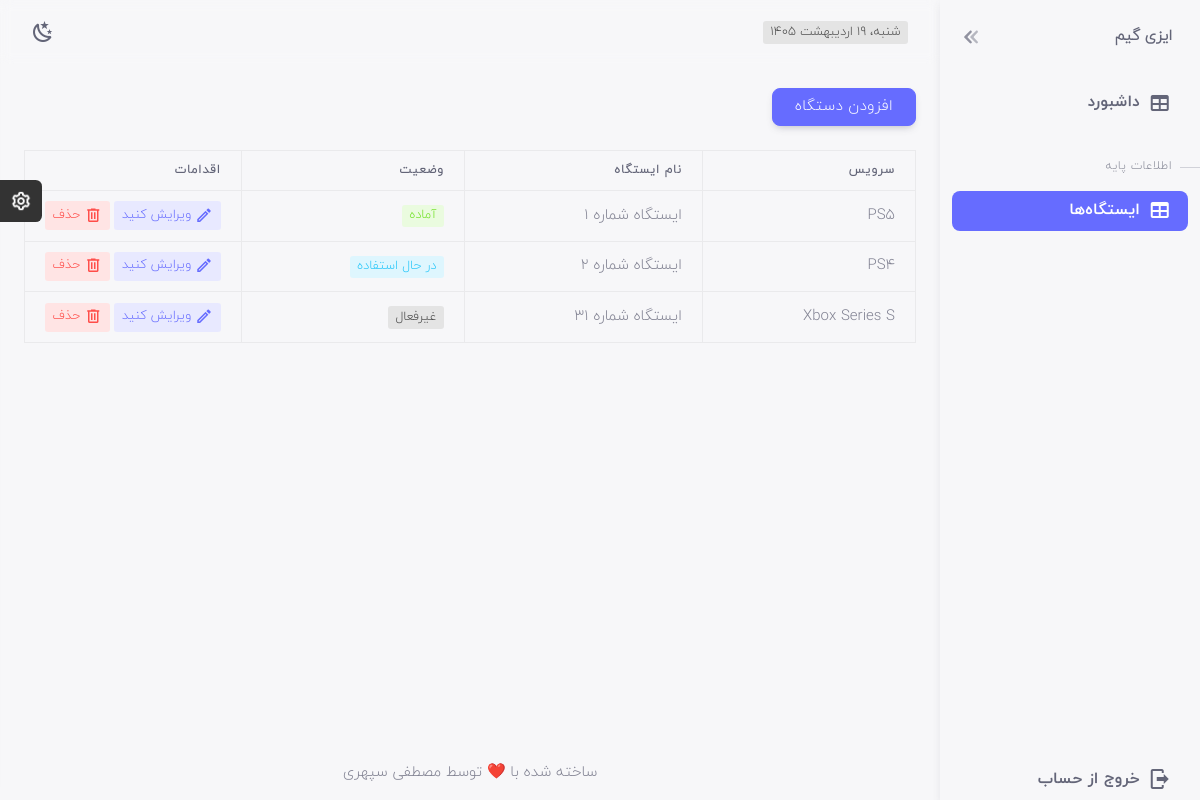
/base-informations/ (signed in), run on the app's committed database.
### gamenets/models.py (models this page shows)
class GameNet(models.Model):
    user = models.OneToOneField(
        User,
        on_delete=models.CASCADE,
        related_name='gamenet',
    )
    name = models.CharField(max_length=100)
    address = models.TextField(blank=True)
    phone = models.CharField(max_length=20, blank=True)
    created_at = models.DateTimeField(auto_now_add=True)
    def __str__(self):
        return self.name

### stations/models.py (models this page shows, shortened)
class Station(models.Model):
    gamenet = models.ForeignKey(GameNet, on_delete=models.CASCADE)
    STATUS_CHOICES = [
    ("free", "فعال"),
    ("playing", "در حال استفاده"),
    ("offline", "غیرفعال"),
    ]
    name = models.CharField(max_length=60)
    station_type = models.CharField(max_length=20)  # PC / PS5 / Xbox
    status = models.CharField(
    max_length=20,
    choices=STATUS_CHOICES,
    default="free"
    )

### stations/views.py (the view)
# urls.py: path('', station_view, name='index'),
@login_required
def station_view(request):
    gamenet = request.user.gamenet
    if request.method == "POST":
        form = StationForm(request.POST)
        if form.is_valid():
            station = form.save(commit=False)
            station.gamenet = gamenet
            station.save()
            messages.success(request, 'ایستگاه افزوده شد!')
            return redirect('stations:index')
    else:
        form = StationForm()
    stations = Station.objects.filter(gamenet=gamenet)
    context = {'form': form, 'stations': stations}
    return render(request, 'stations/index.html', context)

### templates/stations/index.html (shortened to what this page needs)
{% extends 'base.html' %}
{% load static %}
{% block b %}
  active
{% endblock %}
{% block content %}
  <div class="container-xxl flex-grow-1 container-p-y">
    <div class="toast-container position-fixed bottom-0 end-0 p-3">
    </div>
    <div class="col">
      <button type="button" class="btn btn-primary waves-effect waves-light mb-4" data-bs-toggle="modal" data-bs-target="#onboardImageChange">افزودن دستگاه</button>
      <div class="table-responsive text-nowrap">
        {% if stations %}
          <table class="table table-bordered">
            <thead>
              <tr>
                <th>سرویس</th>
                <th>نام ایستگاه</th>
                <th>وضعیت</th>
                <th>اقدامات</th>
              </tr>
            </thead>
            <tbody id="stationsTable">
              {% for station in stations %}
                <tr>
                  <td>{{ station.station_type }}</td>
                  <td>{{ station.name }}</td>
                  <td>
                    {% if station.status == 'free' %}
                      <span class="badge bg-label-success me-1">آماده</span>
                    {% elif station.status == 'playing' %}
                      <span class="badge bg-label-info me-1">در حال استفاده</span>
                    {% else %}
                      <span class="badge bg-label-dark me-1">غیرفعال</span>
                    {% endif %}
                  </td>
                  <td style="width:150px;">
                    <a class="badge bg-label-primary edit-btn" href="#" data-bs-toggle="modal" data-bs-target="#onboardImageEdit" data-id="{{ station.id }}" data-name="{{ station.name }}" data-type="{{ station.station_type }}" data-status="{{ station.status }}"><i class="mdi mdi-pencil-outline me-1"></i>ویرایش کنید</a>
                    <a class="badge bg-label-danger del-btn" data-bs-toggle="modal" data-bs-target="#onboardImageDelete" href="javascript:void(0);" data-id="{{ station.id }}" data-name="{{ station.name }}"><i class="mdi mdi-trash-can-outline me-1"></i>حذف</a>
                  </td>
                </tr>
              {% endfor %}
            </tbody>
          </table>
        {% else %}
          <div class="alert alert-primary" role="alert">ایستگاه تعریف نشده!</div>
        {% endif %}
      </div>
    </div>
  </div>
{% endblock %}

### templates/base.html (shortened to what this page needs)
{% load static %}
<!DOCTYPE html>
<html lang="en" class="light-style layout-navbar-fixed layout-menu-fixed" dir="rtl" data-theme="theme-default"
  data-assets-path="{% static '' %}" data-template="vertical-menu-template">
<head>
  <link rel="stylesheet" href="{% static 'vendor/fonts/materialdesignicons.css' %}">
  <link rel="stylesheet" href="{% static 'vendor/fonts/fontawesome.css' %}">
  <link rel="stylesheet" href="{% static 'vendor/libs/node-waves/node-waves.css' %}">
  <link rel="stylesheet" href="{% static 'vendor/css/rtl/core.css' %}" class="template-customizer-core-css">
  <link rel="stylesheet" href="{% static 'vendor/css/rtl/theme-default.css' %}" class="template-customizer-theme-css">
  <link rel="stylesheet" href="{% static 'css/demo.css' %}">
  <link rel="stylesheet" href="{% static 'vendor/libs/perfect-scrollbar/perfect-scrollbar.css' %}">
  <link rel="stylesheet" href="{% static 'vendor/libs/typeahead-js/typeahead.css' %}">
  <link rel="stylesheet" href="{% static 'vendor/libs/select2/select2.css' %}">
  <link rel="stylesheet" href="{% static 'vendor/libs/tagify/tagify.css' %}">
  <link rel="stylesheet" href="{% static 'vendor/libs/bootstrap-select/bootstrap-select.css' %}">
  <link rel="stylesheet" href="{% static 'vendor/libs/typeahead-js/typeahead.css' %}">
  <link rel="stylesheet" href="{% static 'vendor/libs/sweetalert2/sweetalert2.css' %}">
  <link rel="stylesheet" href="{% static 'vendor/libs/flatpickr/flatpickr.css' %}">
  <link rel="stylesheet" href="{% static 'vendor/libs/datatables-bs5/datatables.bootstrap5.css' %}">
  <link rel="stylesheet" href="{% static 'vendor/libs/datatables-responsive-bs5/responsive.bootstrap5.css' %}">
</head>
<body>
  <div class="layout-wrapper layout-content-navbar">
    <div class="layout-container">
      <aside id="layout-menu" class="layout-menu menu-vertical menu bg-menu-theme shadow">
        <div class="app-brand mt-4 mb-4">
          <a href="index.html" class="app-brand-link"><span class="app-brand-text menu-text fw-bold ms-2">{{request.user.gamenet}}</span></a><a
            href="javascript:void(0);" class="layout-menu-toggle menu-link text-large ms-auto"></a>
        </div>
        <ul class="menu-inner py-1">
          <li class="menu-item {% block a%}{% endblock %}"><a href="{% url 'sessions_app:index' %}" class="menu-link"><i class="menu-icon tf-icons mdi mdi-table"></i>
              <div>داشبورد</div>
            </a></li>
            <li class="menu-header fw-light mt-4"><span class="menu-header-text">اطلاعات پایه</span></li>
            <li class="menu-item {% block b%}{% endblock %}"><a href="{% url 'stations:index' %}" class="menu-link"><i class="menu-icon tf-icons mdi mdi-table"></i>
              <div>ایستگاه‌ها</div>
            </a></li>
        </ul>
        <li class="menu-item"><a href="#" target="_blank" class="menu-link"><i
              class="menu-icon tf-icons mdi mdi-logout"></i>
            <div>خروج از حساب</div>
          </a></li>
      </aside>
      <div class="layout-page">
        <nav class="layout-navbar navbar navbar-expand-xl align-items-center bg-navbar-theme" id="layout-navbar">
          <div class="container-xxl">
            <div class="demo d-none d-xl-flex py-0 me-4">
              <span class="nav-item me-2 ms-2 badge bg-label-dark" id="date"></span>
            </div>
            <div class="navbar-nav-right d-flex align-items-center" id="navbar-collapse">
              <ul class="navbar-nav flex-row align-items-center ms-auto">
                <li class="nav-item me-1 me-xl-0"><a
                    class="nav-link btn btn-text-secondary rounded-pill btn-icon style-switcher-toggle hide-arrow"
                    href="javascript:void(0);"><i class="mdi mdi-24px"></i></a></li>
              </ul>
            </div>
          </div>
        </nav>
        {% block content %}{% endblock %}
        <footer class="content-footer footer bg-footer-theme">
          <div class="container-xxl">
            <div
              class="footer-container d-flex align-items-center justify-content-center py-3 flex-md-row flex-column">
              <div class="mb-2 mb-md-0">ساخته شده با<span class="text-danger"> ❤️</span> توسط <a href="#"
                  target="_blank" class="footer-link fw-medium">مصطفی سپهری</a>
              </div>
            </div>
          </div>
        </footer>
      </div>
    </div>
  </div>
</body>
</html>

### static/csss/demo.css (style rules this page uses)
.layout-navbar-fixed .layout-wrapper:not(.layout-without-menu) .layout-page { padding-top: 64px !important; }

### data on the page
Station: station_type "PS5", name "ایستگاه شماره 1", status "آماده"
Station: station_type "PS4", name "ایستگاه شماره 2", status "در حال استفاده"
Station: station_type "Xbox Series S", name "ایستگاه شماره 31", status "غیرفعال"

### other printed values
{{ request.user.gamenet }} "ایزی گیم"
